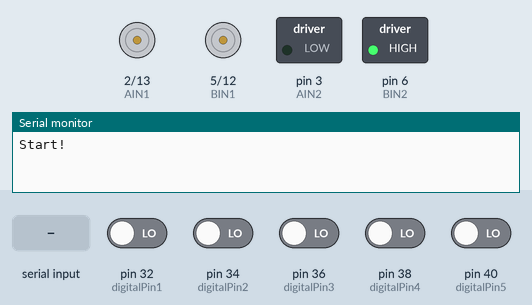
This sketch was run on a simulated Arduino Mega 2560, built with avr-gcc and run on an emulated ATmega2560. Shown: direction and speed pins drawn as motors (green arrow = direction pin HIGH = forward, orange = LOW = backward, longer = more drive), switched loads named in the sketch (green lamp = pin HIGH), the last lines printed to the serial monitor. The test bench sets the inputs (shaded band); at power-on: pin 32 (digitalPin1), pin 34 (digitalPin2), pin 36 (digitalPin3), pin 38 (digitalPin4), pin 40 (digitalPin5) LOW. Pins used as bus, display or sensor lines are not drawn.

Above: at 1.2 s.
1.3 s: "F90\n" received over the second serial link
At 1.9 s:
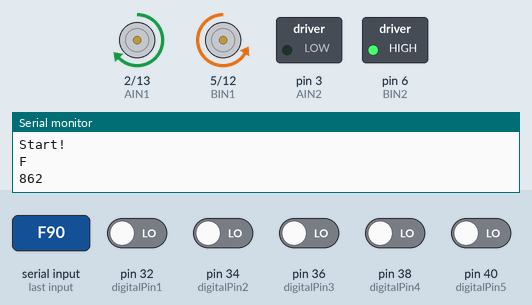
2.9 s: pin 32 (digitalPin1) driven HIGH
At 3.8 s:
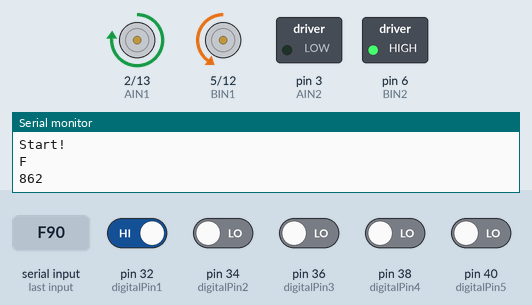
4.4 s: pin 34 (digitalPin2) driven HIGH
At 5.8 s:
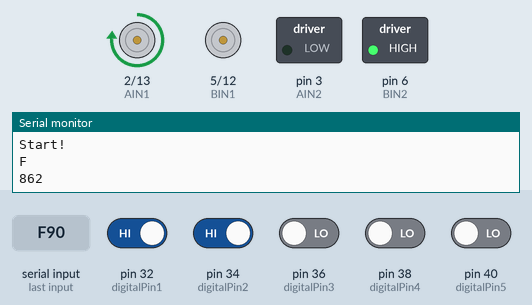
9.1 s: pin 32 (digitalPin1) driven LOW
At 10.3 s:
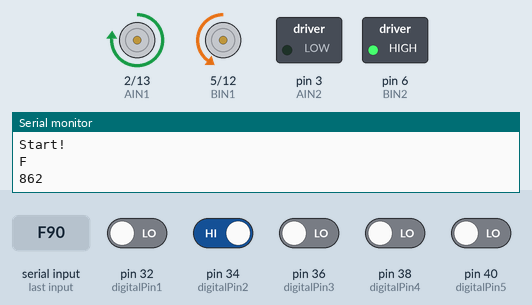
Timing chart, 0 to 11.6 s (numbered marks = the images above; inputs shaded):
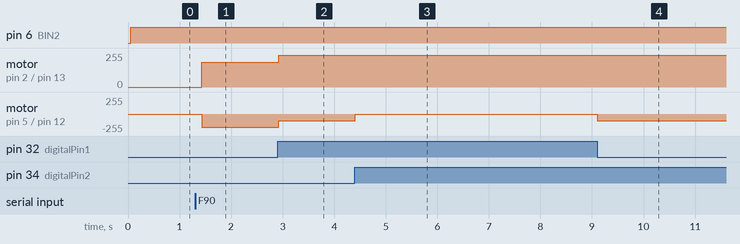

The sketch:

parameter_adjust.ino
```cpp
/***************************************************************************/
// File       [final_project.ino]
// Author     [Erik Kuo]
// Synopsis   [Code for managing main process]
// Functions  [setup, loop, Search_Mode, Hault_Mode, SetState]
// Modify     [2020/03/27 Erik Kuo]
/***************************************************************************/

#define DEBUG  // debug flag

// for RFID
#include <MFRC522.h>
#include <SPI.h>
using namespace std;

/*===========================define pin & create module object================================*/
// BlueTooth
// BT connect to BT (Hardware Serial)
// Mega               HC05
// Pin  (Function)    Pin
// 18    TX       ->  RX
// 19    RX       <-  TX
// TB6612, 請按照自己車上的接線寫入腳位(左右不一定要跟註解寫的一樣)
// TODO: 請將腳位寫入下方
#define AIN1 2     // 定義 A1 接腳（右）
#define AIN2 3     // 定義 A2 接腳（右）
#define PWMA 13  // 定義 ENA (PWM調速) 接腳
#define BIN1 5     // 定義 B1 接腳（左）
#define BIN2 6     // 定義 B2 接腳（左）
#define PWMB 12  // 定義 ENB (PWM調速) 接腳
// 循線模組, 請按照自己車上的接線寫入腳位
#define digitalPin1 32
#define digitalPin2 34
#define digitalPin3 36
#define digitalPin4 38
#define digitalPin5 40
// RFID, 請按照自己車上的接線寫入腳位
#define RST_PIN 9                 // 讀卡機的重置腳位
#define SS_PIN 53                  // 晶片選擇腳位
MFRC522 mfrc522(SS_PIN, RST_PIN);  // 建立MFRC522物件

#include<SoftwareSerial.h>
/*===========================define pin & create module object===========================*/
SoftwareSerial BT(10,11);
/*============setup============*/
void setup() {
    // bluetooth initialization
    BT.begin(9600);
    // Serial window
    Serial.begin(9600);
    // RFID initial
    SPI.begin();
    mfrc522.PCD_Init();
    // TB6612 pin
    pinMode(AIN1, OUTPUT);
    pinMode(AIN2, OUTPUT);
    pinMode(BIN1, OUTPUT);
    pinMode(BIN2, OUTPUT);
    pinMode(PWMB, OUTPUT);
    pinMode(PWMA, OUTPUT);
    // tracking pin
    pinMode(digitalPin1, INPUT);
    pinMode(digitalPin2, INPUT);
    pinMode(digitalPin3, INPUT);
    pinMode(digitalPin4, INPUT);
    pinMode(digitalPin5, INPUT);
#ifdef DEBUG
    Serial.println("Start!");
#endif
}
/*============setup============*/

/*=====Import header files=====*/
#include "pin_define.h"
#include "RFID.h"
#include "node.h"
#include "track.h"
#include "bluetooth.h"
#include "queue.h"

/*=====Import header files=====*/

/*===========================initialize variables===========================*/
//int l2 = 0, l1 = 0, m0 = 0, r1 = 0, r2 = 0;  // 紅外線模組的讀值(0->white,1->black)
int v = 200;
//int yee=0;                         // set your own value for motor power
bool state = false;     // set state to false to halt the car, set state to true to activate the car
bool state2 = false;
BT_CMD _cmd = NOTHING;  // enum for bluetooth message, reference in bluetooth.h line 2
Queue<BT_CMD,100> commandQueue;
int Fdelay=300;
int Bdelay=300;
int Ldelay=300;
int Rdelay=300;
// double w1=300;
// double w2=;
// double Kp=

/*===========================initialize variables===========================*/

/*===========================declare function prototypes===========================*/
void Search();    // search graph
void SetState();  // switch the state
void CheckRFID();      //
void NextAction(double v);
/*===========================declare function prototypes===========================*/

/*===========================define function===========================*/
void loop() {
    if (!state)
        MotorWriting(0, 0);
    else
        Search();
    SetState();

    CheckRFID();
    //Serial.println(yee++);
    //delay(50);  // Small delay to avoid excessive CPU usage
}


void SetState() {
    _cmd = ask_BT();
    if (_cmd!=NOTHING){
      state=true;
      commandQueue.enqueue(_cmd);

    int delay;
    delay=ask_delay();
    Serial.println(delay);
    commandQueue.enqueue(STOP);
    if(_cmd==RIGHT) Rdelay=delay;
    if(_cmd==LEFT) Ldelay=delay;
    if(_cmd==FORWARD) Fdelay=delay;
    if(_cmd==BACKWARD) Bdelay=delay;
    }
}

void Search() {
    // TODO: let your car search graph(maze) according to bluetooth command from computer(python
    // code)
    // tracking(l2,l1,m,r1,r2);
  int Tp = v;
  int Kp = Tp * 0.5;
  int l3 = digitalRead(digitalPin1);
  int l2 = digitalRead(digitalPin2);
  int m = digitalRead(digitalPin3);
  int r2 = digitalRead(digitalPin4);
  int r3 = digitalRead(digitalPin5);

  if (l2 && m && r2) {
    while(l2!=0 && r2!=0){
      CheckRFID();
      MotorWriting(v*0.6,v*0.6);
      l2 = digitalRead(digitalPin2);
      r2 = digitalRead(digitalPin4);
    }
    NextAction(v);
  } else {
    Tracking(v);
  }

}


void CheckRFID(){
  byte idSize;
  byte* uid = rfid(idSize);  // Call rfid() to check for a card

  if (uid) {  // If an RFID card is detected
      send_byte(uid,idSize);
      delay(100);
  }

}

void NextAction(double v){
  BT_CMD cmd = commandQueue.peek();
  Serial.println(cmd);
  switch (cmd) {
      case FORWARD:
          //state = true;
          MotorWriting(v, v);
          delay(Fdelay);
          break;
      case BACKWARD:
          //state = true;
          MotorWriting(-v, v);
          delay(Bdelay);
          break;
      case LEFT:
          //state = true;
          MotorWriting(-v, v);
          delay(Ldelay);
          break;
      case RIGHT:
          //state = true;
          MotorWriting(v, -v);
          delay(Rdelay);
          break;
      case STOP:
          state = false;
          MotorWriting(0, 0);
          break;
      default:
          break;

  }
  commandQueue.dequeue();
}
/*===========================define function===========================*/
```

RFID.h
```cpp
/***************************************************************************/
// File       [RFID.h]
// Author     [Erik Kuo]
// Synopsis   [Code for getting UID from RFID card]
// Functions  [rfid]
// Modify     [2020/03/27 Erik Kuo]
/***************************************************************************/

/*===========================don't change anything in this file===========================*/

#include <MFRC522.h>  // 引用程式庫
#include <SPI.h>
/* pin---- SDA:9 SCK:13 MOSI:11 MISO:12 GND:GND RST:define on your own  */

byte* rfid(byte& idSize) {
  // 確認是否有新卡片
  if (mfrc522.PICC_IsNewCardPresent() && mfrc522.PICC_ReadCardSerial()) {
    byte* id = mfrc522.uid.uidByte;  // 取得卡片的UID
    idSize = mfrc522.uid.size;       // 取得UID的長度

    Serial.print("PICC type: ");  // 顯示卡片類型
    //  根據卡片回應的SAK值（mfrc522.uid.sak）判斷卡片類型
    MFRC522::PICC_Type piccType = mfrc522.PICC_GetType(mfrc522.uid.sak);
    Serial.println(mfrc522.PICC_GetTypeName(piccType));
#ifdef DEBUG
    Serial.print("UID Size: ");  // 顯示卡片的UID長度值
    Serial.println(idSize);
    for (byte i = 0; i < idSize; i++) {  // 逐一顯示UID碼
      Serial.print("id[");
      Serial.print(i);
      Serial.print("]: ");
      if (id[i] < 16) {
        Serial.print("0");
      }
      Serial.println(id[i], HEX);  // 以16進位顯示UID值
    }
    Serial.println();

#endif
    mfrc522.PICC_HaltA();  // 讓卡片進入停止模式
    return id;
  }
  return 0;
}
```

bluetooth.h
```cpp
/***************************************************************************/
// File			  [bluetooth.h]
// Author		  [Erik Kuo]
// Synopsis		[Code for bluetooth communication]
// Functions  [ask_BT, send_msg, send_byte]
// Modify		  [2020/03/27 Erik Kuo]
/***************************************************************************/

/*if you have no idea how to start*/
/*check out what you have learned from week 2*/
#include<SoftwareSerial.h>
extern SoftwareSerial BT;

enum BT_CMD {
    NOTHING = 0,
    FORWARD = 1,
    BACKWARD = 2,
    LEFT = 3,
    RIGHT = 4,
    STOP = 5
    // TODO: add your own command type here
};

BT_CMD ask_BT() {
    BT_CMD message = NOTHING;
    char cmd;
    if (BT.available()) {
        cmd = BT.read();
        if(cmd) Serial.println(cmd);
        delay(100);


// TODO:
// 1. get cmd from BT(bluetooth serial)
// 2. link bluetooth message to your own command type

#ifdef DEBUG
        //Serial.print("cmd : ");
        //Serial.println(cmd);
#endif
        switch (cmd) {
            case 'F': message = FORWARD; break;
            case 'B': message = BACKWARD; break;
            case 'L': message = LEFT; break;
            case 'R': message = RIGHT; break;
            case 'S': message = STOP; break;
            default: message = NOTHING; break;
        }
    }


    return message;
}  // ask_BT

int ask_delay() {
  char c;
  int result=0;
  for(int i=0;i<3;i++){
    while (true){
      if (BT.available()) {
        result *= 10;
        c = BT.read();
        result += (int(c)-48);
        break;
      }

    }
  }
  return result;
}

// send msg back through BT(bluetooth serial)
// can use send_byte alternatively to send msg back
// (but need to convert to byte type)
void send_msg(const char& msg) {
    // TODO:
    BT.print(msg);
// #ifdef DEBUG
//     Serial.print("Sent message: ");
//     Serial.println(msg);
// #endif
}  // send_msg

// send UID back through BT(bluetooth serial)
void send_byte(byte* id, byte& idSize) {
  if (id == nullptr || idSize == 0) {  // Check for invalid UID
        Serial.println("Error: No valid UID detected!");
        BT.print("Error: No valid UID");
        return;
    }
  for (byte i = 0; i < idSize; i++) {  // Send UID consequently.
    if (id[i]<16){
      // BT.write(byte(0));
      BT.write(id[i]);
    }
    else{
      BT.write(id[i]);
    }
  }
#ifdef DEBUG
    Serial.print("Sent id: ");
    for (byte i = 0; i < idSize; i++) {  // Show UID consequently.
        if (id[i]<16){
          Serial.print("0");
        }
        Serial.print(id[i], HEX);
    }
    Serial.println();
#endif
}  // send_byte
```

node.h
```cpp
/***************************************************************************/
// File			  [node.h]
// Author		  [Erik Kuo, Joshua Lin]
// Synopsis		[Code for managing car movement when encounter a node]
// Functions  [/* add on your own! */]
// Modify		  [2020/03/027 Erik Kuo]
/***************************************************************************/

/*===========================import variable===========================*/
int extern _Tp;
#include"pin_define.h"
#include"queue.h"
// #include "track.h"
/*===========================import variable===========================*/

// TODO: add some function to control your car when encounter a node
// here are something you can try: left_turn, right_turn... etc.

bool IsNode(){
    int l3 = digitalRead(digitalPin1);
    int l2 = digitalRead(digitalPin2);
    int m  = digitalRead(digitalPin3);
    int r2 = digitalRead(digitalPin4);
    int r3 = digitalRead(digitalPin5);
    return l2 && m && r2;
}
```

pin_define.h
```cpp
#pragma once

#ifndef PIN_DEFINE_H
#define PIN_DEFINE_H

// 馬達控制腳位
#define AIN1 2
#define AIN2 3
#define PWMA 13
#define BIN1 5
#define BIN2 6
#define PWMB 12

// 紅外線循線感測器
#define digitalPin1 32
#define digitalPin2 34
#define digitalPin3 36
#define digitalPin4 38
#define digitalPin5 40

// RFID 感測器
#define RST_PIN 9
#define SS_PIN 53

#endif
```

queue.h
```cpp
#ifndef QUEUE_H
#define QUEUE_H

template <typename T, int SIZE>
class Queue {
private:
    T data[SIZE];
    int front;
    int rear;
    int count;

public:
    // Constructor: Initializes the queue
    Queue() {
        front = 0;
        rear = 0;
        count = 0;
    }

    // Check if the queue is empty
    bool isEmpty() {
        return count == 0;
    }

    // Check if the queue is full
    bool isFull() {
        return count == SIZE;
    }

    // Add an item to the queue
    bool enqueue(const T& item) {
        if (isFull()) {
            return false; // Queue is full, cannot enqueue
        }
        data[rear] = item;
        rear = (rear + 1) % SIZE;  // Wrap around if necessary
        count++;
        return true;
    }

    // Remove an item from the queue
    bool dequeue() {
        if (isEmpty()) {
            return -1; // Queue is empty, cannot dequeue
        }
        front = (front + 1) % SIZE; // Wrap around if necessary
        count--;
        return true;
    }
    // Peek at the front item without removing it
    T peek() {
        return data[front];
    }

    // Get the current size of the queue
    int size() {
        return count;
    }
};

#endif
```

track.h
```cpp
/***************************************************************************/
// File			  [track.h]
// Author		  [Erik Kuo]
// Synopsis		[Code used for tracking]
// Functions  [MotorWriting, MotorInverter, tracking]
// Modify		  [2020/03/27 Erik Kuo]
/***************************************************************************/

/*if you have no idea how to start*/
/*check out what you have learned from week 1 & 6*/
/*feel free to add your own function for convenience*/

/*===========================import variable===========================*/
#include "pin_define.h"
int extern v;
/*===========================import variable===========================*/

// Write the voltage to motor.
void MotorWriting(double vL, double vR) {
    vR = vR * 0.93;
  if (vR >= 0) {
    digitalWrite(AIN1, HIGH);
    digitalWrite(AIN2, LOW);
    //這邊的Motor第幾個對應到的High/Low是助教的車對應到的，請自己測試自己車該怎麼填！
  } else if (vR < 0) {
    digitalWrite(AIN1, LOW);
    digitalWrite(AIN2, HIGH);
    vR = -vR;  //因為analogWrite只吃正數，所以如果本來是負數，就要乘-1
  }
  if (vL >= 0) {
    digitalWrite(BIN1, LOW);
    digitalWrite(BIN2, HIGH);
    //這邊的Motor第幾個對應到的High/Low是助教的車對應到的，請自己測試自己車該怎麼填！
  } else if (vL < 0) {
    digitalWrite(BIN1, HIGH);
    digitalWrite(BIN2, LOW);
    vL = -vL;  //因為analogWrite只吃正數，所以如果本來是負數，就要乘-1
  }
  analogWrite(PWMB, (int)vL);
  analogWrite(PWMA, (int)vR);
}  // MotorWriting

// Handle negative motor_PWMR value.
void MotorInverter(int motor, bool& dir) {
    // Hint: the value of motor_PWMR must between 0~255, cannot write negative value.
}  // MotorInverter

// P/PID control Tracking

void Tracking(double v){
  int w2 = 1.1;
  int w3 = 1.2;
  int Tp = v;
  int Kp = Tp * 0.5;
  int l3 = digitalRead(digitalPin1);
  int l2 = digitalRead(digitalPin2);
  int m  = digitalRead(digitalPin3);
  int r2 = digitalRead(digitalPin4);
  int r3 = digitalRead(digitalPin5);
  double error = (l3 * (-w3) + l2 * (-w2) + r2 * w2 + r3 * w3) / (l3 + l2 + m + r2 + r3);
  double denominator = (l3 + l2 + m + r2 + r3);

  if (denominator == 0) {
    error = 0;  // 若所有感測器皆未觸發，則 error 設為 0
  } else {
    error = (l3 * (-w3) + l2 * (-w2) + r2 * w2 + r3 * w3) ;
  }
  int powerCorrection = Kp * error;  // ex. Kp = 100, 也與w2 & w3有關
  int vR = Tp - powerCorrection;     // ex. Tp = 150, 也與w2 & w3有關
  int vL = Tp + powerCorrection;
  if (vR > 255) vR = 255;
  if (vL > 255) vL = 255;
  if (vR < -255) vR = -255;
  if (vL < -255) vL = -255;
  MotorWriting(vL, vR);  //Feedback to motors
}

// void Tracking(double v) {
//   int w2 = 1.1;
//   int w3 = 1.2;
//   int Tp = v;
//   int Kp = Tp * 0.5;
//   int l3 = digitalRead(digitalPin1);
//   int l2 = digitalRead(digitalPin2);
//   int m = digitalRead(digitalPin3);
//   int r2 = digitalRead(digitalPin4);
//   int r3 = digitalRead(digitalPin5);

//   if (l2 && m && r2) {
//     while(l2!=0 && r2!=0){
//       MotorWriting(80,80);
//       l2 = digitalRead(digitalPin2);
//       r2 = digitalRead(digitalPin4);
//     }
//     BT_CMD cmd = commandQueue.peek();
//     Serial.println(cmd);
//     switch (cmd) {
//         case FORWARD:
//             //state = true;
//             MotorWriting(TP, TP);
//             delay(450);
//             break;
//         case BACKWARD:
//             //state = true;
//             MotorWriting(-TP, -TP);
//             delay(450);
//             break;
//         case LEFT:
//             //state = true;
//             MotorWriting(-TP, TP);
//             delay(450);
//             break;
//         case RIGHT:
//             //state = true;
//             MotorWriting(TP, -TP);
//             delay(450);
//             break;
//         case STOP:
//             state = false;
//             MotorWriting(0, 0);
//             break;
//         default:
//             break;

//     }
//     commandQueue.dequeue();

//   } else {
//     double error = (l3 * (-w3) + l2 * (-w2) + r2 * w2 + r3 * w3) / (l3 + l2 + m + r2 + r3);
//     double denominator = (l3 + l2 + m + r2 + r3);
//     if (denominator == 0) {
//       error = 0;  // 若所有感測器皆未觸發，則 error 設為 0
//     } else {
//       error = (l3 * (-w3) + l2 * (-w2) + r2 * w2 + r3 * w3) ;
//     }
//     int powerCorrection = Kp * error;  // ex. Kp = 100, 也與w2 & w3有關
//     int vR = Tp - powerCorrection;     // ex. Tp = 150, 也與w2 & w3有關
//     int vL = Tp + powerCorrection;
//     if (vR > 255) vR = 255;
//     if (vL > 255) vL = 255;
//     if (vR < -255) vR = -255;
//     if (vL < -255) vL = -255;
//     MotorWriting(vL, vR);  //Feedback to motors
//   }
// }
```

Measured:
- after the input at 1.3 s, motor on pin 2 (AIN1) / pin 13 (PWMA): stopped → forward 186/255 after 0.13 s; motor on pin 5 (BIN1) / pin 12 (PWMB): stopped → backward 200/255 after 0.13 s
- after the input at 2.9 s, motor on pin 2 (AIN1) / pin 13 (PWMA): forward 186/255 → forward 237/255 at once; motor on pin 5 (BIN1) / pin 12 (PWMB): backward 200/255 → backward 100/255 at once
- after the input at 4.4 s, motor on pin 5 (BIN1) / pin 12 (PWMB): backward 100/255 → stopped at once
- after the input at 9.1 s, motor on pin 5 (BIN1) / pin 12 (PWMB): stopped → backward 100/255 at once
